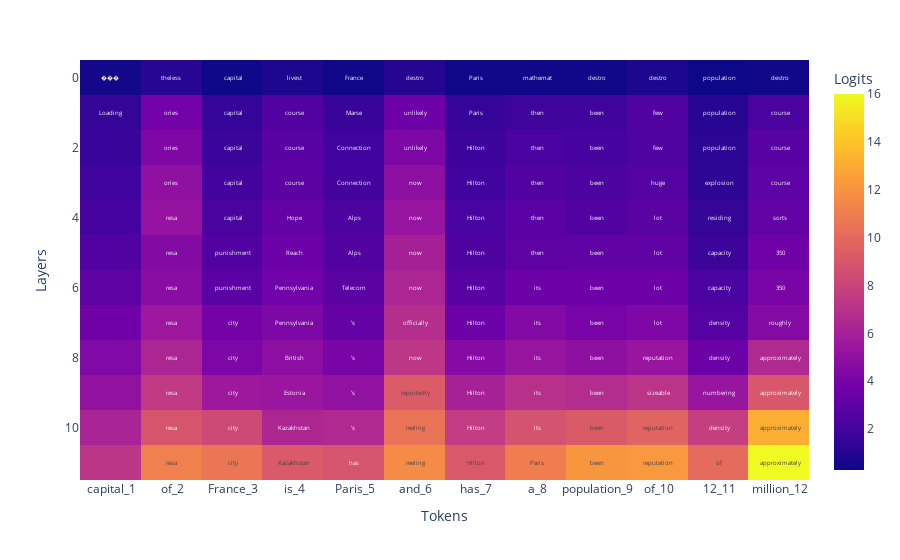

Notebook code cell kept with this figure:
### Code cell
logit_diff_results = torch.zeros(model.cfg.n_layers, len(model.to_str_tokens(text)))
#print(logit_diff_results.shape)
print((model.to_tokens(text)[1:]))
answer_tokens = model.to_tokens(text).tolist()[0][1:] + model.to_tokens(answer).tolist()[0][1:]
answers_str_tokens = [f'{model.to_string(answer)}_{ids}' for ids, answer in enumerate(answer_tokens)]
print(answers_str_tokens)
print(answer_tokens)
for layer in range(model.cfg.n_layers):
    #print(layer)
    for position in range(len(logit_lens_final_logits[0])):
        logit_diff_results[layer][position] = logits[0, position, answer_tokens[position]] - logit_lens_final_logits[layer, position, indices_all[layer][position][0]]
logits_final = np.array(logits_final)
answers_str_tokens = np.array(answers_str_tokens)
print(len(answers_str_tokens))
print(answers_str_tokens)
print(logits_final.shape)
fig = px.imshow(logits_final[:,1:], labels=dict(x="Tokens", y="Layers", color="Logits"),x=answers_str_tokens[1:], aspect="auto")
fig.update_traces(text=inter_tokens, texttemplate="%{text}")

### Figure 1 — Plotly figure (JSON) as saved in the notebook; plotly's stock layout.template omitted (floating-point values rounded to 4 significant figures; data arrays with more than 128 entries replaced by an {"elided": "..."} marker saying what was removed)
{"data": [{"coloraxis": "coloraxis", "hovertemplate": "Tokens: %{x}<br>Layers: %{y}<br>Logits: %{z}<extra></extra>", "name": "0", "text": {"elided": "12x13 str values"}, "texttemplate": "%{text}", "type": "heatmap", "x": [" capital_1", " of_2", " France_3", " is_4", " Paris_5", " and_6", " has_7", " a_8", " population_9", " of_10", " 12_11", " million_12"], "xaxis": "x", "yaxis": "y", "z": {"elided": "12x12 float values"}}], "layout": {"coloraxis": {"colorbar": {"title": {"text": "Logits"}}, "colorscale": [[0, "#0d0887"], [0.1111, "#46039f"], [0.2222, "#7201a8"], [0.3333, "#9c179e"], [0.4444, "#bd3786"], [0.5556, "#d8576b"], [0.6667, "#ed7953"], [0.7778, "#fb9f3a"], [0.8889, "#fdca26"], [1, "#f0f921"]]}, "margin": {"t": 60}, "xaxis": {"anchor": "y", "domain": [0, 1], "title": {"text": "Tokens"}}, "yaxis": {"anchor": "x", "autorange": "reversed", "domain": [0, 1], "title": {"text": "Layers"}}}}
